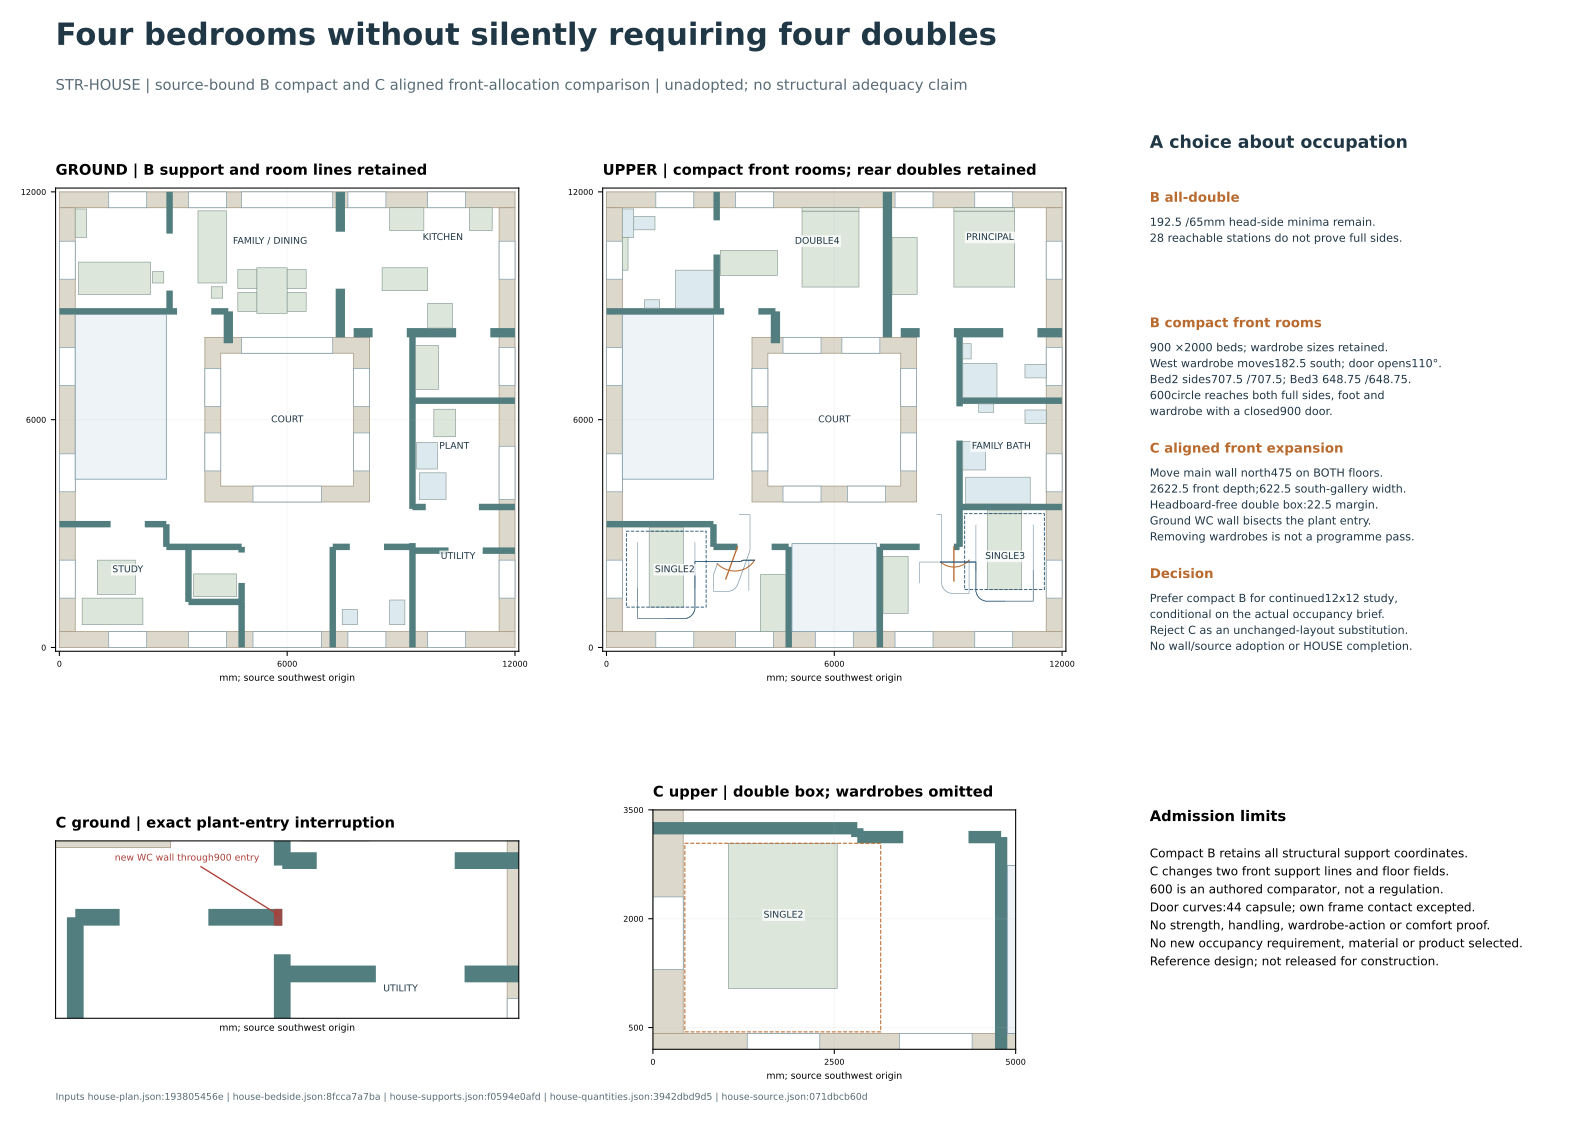

Source code (Python):
"""Source-bound compact-bedroom versus aligned front-allocation comparison.
No geometry adoption, occupancy brief, member capacity or human-use approval.
--check compares deterministic JSON/SVG; --preview writes disposable PNG.
"""
from pathlib import Path
from collections import deque
import copy, hashlib, io, json, math, os, sys, tempfile
os.environ.setdefault('MPLCONFIGDIR', '/tmp/str-bedroom-mpl')
import numpy as np
import matplotlib
matplotlib.use('Agg')
import matplotlib.pyplot as plt
from matplotlib.patches import Rectangle, Polygon
OUT=Path(__file__).resolve().parent
NAMES=['house-plan.json','house-bedside.json','house-supports.json','house-quantities.json','house-source.json']
raw={n:(OUT/n).read_bytes() for n in NAMES}
b=json.loads(raw['house-plan.json'])
E=417.5; R=300.; STEP=10.

def wall_rects(walls):
 out=[]
 for w in walls:
  x,y=w['a'];xx,yy=w['b'];hor=y==yy;lo=x if hor else y;hi=xx if hor else yy;at=y if hor else x
  cuts=sorted({lo,hi,*[v for ab in w['holes'] for v in ab if lo<v<hi]})
  for a,z in zip(cuts,cuts[1:]):
   if z<=a or any(a>=i and z<=j for i,j in w['holes']):continue
   out.append((w['id'],[a,at-w['t']/2,z-a,w['t']] if hor else [at-w['t']/2,a,w['t'],z-a]))
 return out

def clearance(p, rect):
 x,y,w,h=rect; px,py=p
 return math.hypot(max(x-px,px-x-w,0),max(y-py,py-y-h,0))

def segment_clear(a,z,obs,r=R):
 # Exact for axis-aligned retained segments: distance between their rectangle and each obstacle.
 assert a[0]==z[0] or a[1]==z[1]
 if min(*a,*z)<E+r or max(*a,*z)>12000-E-r:return False
 for _,(x,y,w,h) in obs:
  dx=max(x-max(a[0],z[0]),min(a[0],z[0])-x-w,0)
  dy=max(y-max(a[1],z[1]),min(a[1],z[1])-y-h,0)
  if dx*dx+dy*dy<r*r-1e-7:return False
 return True

def route(start, target, obs):
 # Full axis-segment predicates, not just free endpoints.
 xs=np.arange(700.,11310.,STEP);ys=np.arange(700.,3831.,STEP)
 X,Y=np.meshgrid(xs,ys)
 def good(x1,y1,x2,y2):
  ok=(np.minimum(x1,x2)>=E+R)&(np.minimum(y1,y2)>=E+R)&(np.maximum(x1,x2)<=12000-E-R)&(np.maximum(y1,y2)<=12000-E-R)
  for _,(x,y,w,h) in obs:
   dx=np.maximum(np.maximum(x-np.maximum(x1,x2),np.minimum(x1,x2)-x-w),0)
   dy=np.maximum(np.maximum(y-np.maximum(y1,y2),np.minimum(y1,y2)-y-h),0)
   ok &= dx*dx+dy*dy>=R*R-1e-7
  return ok
 nodes=good(X,Y,X,Y);right=good(X[:,:-1],Y[:,:-1],X[:,1:],Y[:,1:]);up=good(X[:-1,:],Y[:-1,:],X[1:,:],Y[1:,:])
 def connect(p):
  candidates=[]
  for r in range(max(0,int((p[1]-700)/STEP)-3),min(len(ys),int((p[1]-700)/STEP)+5)):
   for c in range(max(0,int((p[0]-700)/STEP)-3),min(len(xs),int((p[0]-700)/STEP)+5)):
    if not nodes[r,c]:continue
    q=[float(xs[c]),float(ys[r])]
    for mid in [[p[0],q[1]],[q[0],p[1]]]:
     if segment_clear(p,mid,obs) and segment_clear(mid,q,obs):candidates.append((math.dist(p,q),(r,c),[p,mid,q]));break
  assert candidates,('invalid route endpoint',p)
  return min(candidates,key=lambda v:v[0])[1:]
 a,ap=connect(start);z,zp=connect(target);prev={a:None};q=deque([a])
 while q and z not in prev:
  r,c=q.popleft();ns=[]
  if c+1<len(xs) and right[r,c]:ns.append((r,c+1))
  if c and right[r,c-1]:ns.append((r,c-1))
  if r+1<len(ys) and up[r,c]:ns.append((r+1,c))
  if r and up[r-1,c]:ns.append((r-1,c))
  for n in ns:
   if n not in prev:prev[n]=(r,c);q.append(n)
 assert z in prev,('route not found',start,target)
 chain=[];n=z
 while n is not None:chain.append([float(xs[n[1]]),float(ys[n[0]])]);n=prev[n]
 path=ap+list(reversed(chain))+list(reversed(zp))
 simple=[]
 for p in path:
  if simple and p==simple[-1]:continue
  if len(simple)>=2 and (simple[-2][0]==simple[-1][0]==p[0] or simple[-2][1]==simple[-1][1]==p[1]):simple[-1]=p
  else:simple.append(p)
 assert all(segment_clear(a,z,obs) for a,z in zip(simple,simple[1:]))
 return simple

compact=copy.deepcopy(b)
compact['first_objects']['bed2']=[1125,1062.5,900,2000]
compact['first_objects']['bed2-head']=[1125,3062.5,900,100]
compact['first_objects']['bed2-wardrobe']=[4055,417.5,660,1500]
compact['first_objects']['bed3']=[10033.75,1525,900,2000]
compact['first_objects']['bed3-head']=[10033.75,3525,900,90]

# Explicit C: aligned front walls north475, not a shell change.
c=copy.deepcopy(b)
for lev,ids in [('first_walls',['bed2-east','bed2-north-main','bed2-L-return','bed3-west','bed3-north-main','wet-spine']),('ground_walls',['cloak-east','cloak-west','study-cloak-north','study-L-return','wc-west','wc-north'])]:
 for w in c[lev]:
  if w['id'] not in ids:continue
  w['a']=[v+475 if i==1 and v==2650 else v for i,v in enumerate(w['a'])]
  w['b']=[v+475 if i==1 and v==2650 else v for i,v in enumerate(w['b'])]
c['first_objects']['bed2']=[1040,1040,1500,2000]
c['first_objects'].pop('bed2-head')
c['first_objects']['bed3']=[8300,1040,1500,2000]
c['first_objects'].pop('bed3-head')
# C removes/repositions wardrobes to test a best-case bed envelope; no retained wardrobe pass.
c['first_objects'].pop('bed2-wardrobe');c['first_objects'].pop('bed3-wardrobe')

obs=wall_rects(compact['first_walls'])+[('court',[3832.5,3832.5,4335,4335]),('stair',b['stair']),('void',b['void'])]+list(compact['first_objects'].items())

# Conservative rotating capsule for the44mm leaf. Own host/frame contact is intentional.
def point_segment(p,a,z):
 v=np.array(z)-a;u=np.array(p)-a;t=max(0,min(1,float(np.dot(u,v)/np.dot(v,v))))
 return float(np.linalg.norm(np.array(p)-(np.array(a)+t*v)))
def segseg(a,z,p,q):
 def cross(u,v):return u[0]*v[1]-u[1]*v[0]
 v=np.array(z)-a;w=np.array(q)-p;d=cross(v,w)
 if abs(d)>1e-9:
  t=cross(np.array(p)-a,w)/d;u=cross(np.array(p)-a,v)/d
  if 0<=t<=1 and 0<=u<=1:return 0.
 return min(point_segment(a,p,q),point_segment(z,p,q),point_segment(p,a,z),point_segment(q,a,z))
def segrect(a,z,rect):
 x,y,w,h=rect
 if x<=a[0]<=x+w and y<=a[1]<=y+h:return 0.
 if x<=z[0]<=x+w and y<=z[1]<=y+h:return 0.
 ps=[[x,y],[x+w,y],[x+w,y+h],[x,y+h]]
 return min(segseg(a,z,p,q) for p,q in zip(ps,ps[1:]+ps[:1]))

doors={}
for room,hinge,sgn,vec in [('bed2',[3450.,2650.],-1,[600.,-350.]),('bed3',[9150.,2650.],1,[-350.,-400.])]:
 sign=1 if room=='bed2' else -1
 host=room+'-north-main';dt=math.pi/3600
 samples=[];bodymargin=leafmargin=float('inf');reach=[]
 total=2200 if room=='bed2' else 1800
 for k in range(total+1):
  t=sgn*k*dt;co,si=math.cos(t),math.sin(t)
  rot=lambda v:[hinge[0]+co*v[0]-si*v[1],hinge[1]+si*v[0]+co*v[1]]
  moving_vec=[450+150*k/total,-350] if room=='bed2' else vec
  body=rot(moving_vec);tip=rot([sign*900,0]);handle=rot([sign*820,-100])
  bm=min([clearance(body,r)-300 for _,r in obs]+[body[0]-E-300,12000-E-body[0]-300,body[1]-E-300])
  lm=min(segrect(hinge,tip,r)-22 for name,r in obs if name!=host)
  # Leaf/body distance is rotationally invariant; handle disk radius100 is disclosed separately.
  bm=min(bm,point_segment(body,hinge,tip)-322)
  
  if bm<bodymargin:
   worst=(k,body,sorted([(clearance(body,r)-300,name) for name,r in obs])[:2])
  bodymargin=min(bodymargin,bm);leafmargin=min(leafmargin,lm)
  reach.append(math.dist(body,handle))
  if k%100==0:samples.append({'angle':k*.05,'body':body,'tip':tip})
 # Every point moves no faster than its hinge radius; half-step gives continuous clearance lower bound.
 body_speed=math.hypot(*vec)+(150/(total*dt) if room=='bed2' else 0)
 bodybound=bodymargin-body_speed*dt/2
 leafbound=leafmargin-900*dt/2
 assert bodybound>0,(room,'body',bodybound,worst)
 assert leafbound>0,(room,'leaf',leafbound)
 assert max(reach)<600
 closed=samples[0]['body'];opened=samples[-1]['body']
 # At cardinal angles leaf capsule fits conservative22mm axis box.
 oprect=[hinge[0]-22,1750,44,900]
 tip=samples[-1]['tip'];leafrects=[]
 for j in range(30):
  a=[hinge[i]+(tip[i]-hinge[i])*j/30 for i in [0,1]];z=[hinge[i]+(tip[i]-hinge[i])*(j+1)/30 for i in [0,1]]
  leafrects.append((room+'-open-leaf',[min(a[0],z[0])-22,min(a[1],z[1])-22,abs(a[0]-z[0])+44,abs(a[1]-z[1])+44]))
 clrect=[min(hinge[0],hinge[0]+sign*900),2628,900,44]
 openobs=obs+leafrects
 closedobs=obs+[(room+'-closed-leaf',clrect)]
 x,y,w,h=compact['first_objects'][room]
 targets={'left-lower':[x-300,y+500],'left-head':[x-300,y+1700],'right-lower':[x+w+300,y+500],'right-head':[x+w+300,y+1700],'foot':[x+w/2,y-300]}
 targets['wardrobe']=[3750,1500] if room=='bed2' else [8250,1700]
 paths={'hall_to_open_body':route([3500,3500] if room=='bed2' else [8700,3500],opened,openobs)}
 for name,target in targets.items():paths['closed_'+name]=route(closed,target,closedobs)
 doors[room]={'hinge':hinge,'rotation_degrees':sgn*total*.05,'leaf_length':900,'capsule_radius':22,'body_radius':300,'body_hinge_vector_closed':[450,-350] if room=='bed2' else vec,'body_vector_rule':'Bed2 first coordinate increases linearly450 to600 over110degrees; Bed3 vector constant','handle_vector_closed':[sign*820,-100],'handle_reach':max(reach),'handle_disk_radius':100,'body_continuous_clearance_lower_bound':bodybound,'leaf_fixed_clearance_lower_bound':leafbound,'angle_step_degrees':.05,'samples':samples,'paths':paths,'sequence':'Enter with leaf open; reach body witness; follow reversible coupled curve to closed state; reach closed-room side/head/foot and wardrobe stations; reverse to reopen and exit.'}

# Full-length side-strip bounds under all finite wall/furniture transitions.
sides={}
for room in ['bed2','bed3']:
 x,y,w,h=compact['first_objects'][room];cuts=sorted({y,y+h,*[v for name,r in obs if name!=room for v in [r[1],r[1]+r[3]] if y<v<y+h]})
 rows=[]
 for a,z in zip(cuts,cuts[1:]):
  mid=(a+z)/2;left=E;right=12000-E
  for name,(xx,yy,ww,hh) in obs:
   if name==room or not yy<mid<yy+hh:continue
   if xx+ww<=x:left=max(left,xx+ww)
   elif xx>=x+w:right=min(right,xx)
   else:raise AssertionError(('bed overlap',room,name))
  rows.append({'y':[a,z],'left':x-left,'right':right-x-w})
 sides[room]={'bed':compact['first_objects'][room],'sections':rows,'minimum_left':min(r['left'] for r in rows),'minimum_right':min(r['right'] for r in rows)}
 assert sides[room]['minimum_left']>=600 and sides[room]['minimum_right']>=600

# C paired support line creates an exact plant-entry collision, not just a route-search failure.
cross=[9215,3040,85,170] # north WC wall end at service-spine aperture
assert 2750<3040 and 3210<3650
result={'status':'Unadopted comparison; HOUSE remains open. Compact front rooms are a conditional4-bedroom programme, not4double bedrooms.','source_sha256':{n:hashlib.sha256(v).hexdigest() for n,v in raw.items()},'basis_head':'7c0e2c50','unchanged':['12x12shell','3500court','all B wall/support/opening coordinates in compact option','stair','void','riser/cabinet','rear double beds','wardrobe dimensions and Bed3 wardrobe position'],'compact_changes':{k:compact['first_objects'][k] for k in ['bed2','bed2-head','bed2-wardrobe','bed3','bed3-head']},'compact_full_length_sides':sides,'front_door_operations':doors,'front_reallocation_C':{'north_shift':475,'new_main_wall_axis':3125,'main_finished_depth':2622.5,'south_gallery_clear':622.5,'double_task_envelope':[2700,2600],'nominal_remaining_depth':22.5,'lower_mirroring_required':True,'plant_entry_original_interval':[2750,3650],'new_ground_WC_wall_faces':[3040,3210],'plant_entry_divided_clear_intervals':[290,440],'plant_entry_collision_rectangle':cross,'wardrobes_retained':False,'verdict':'Reject as a complete substitution: aligned ground wall bisects plant entry; moving upper only introduces475 sideways transfer; double-box fit removes wardrobes and leaves22.5 depth and circulation margins.'},'claim_limits':['600circle/600reach and900single/1500double beds are authored comparisons; household programme and comfort brief unconfirmed.','Rotating leaf uses conservative44capsule; intended own host/frame contact excluded. Handles are reach points/disk comparison, not limbs/strength/hardware.','Side/head/foot strips and closed-room routes are geometric witnesses; no wardrobe door opening, bed-making, furniture delivery, assistance or statutory compliance proof.','No roof/floor/member/arch/foundation capacity is selected. Existing joined support/section enquiries still require actual compatible junctions.']}

# One paired whole-house sheet and focused C inset: all geometry read from source records.
plt.rcParams.update({'font.family':'DejaVu Sans','svg.hashsalt':'house-bedroom-options','font.size':8})
fig=plt.figure(figsize=(16.54,11.69),facecolor='white')
gs=fig.add_gridspec(2,3,width_ratios=[1,1,.86],height_ratios=[1,.42],left=.035,right=.975,top=.88,bottom=.065,wspace=.19,hspace=.26)
col={'wall':'#537e80','object':'#dce6da','red':'#aa3e38','blue':'#305a78','amber':'#b96a2e'}
def draw(ax,data,level,title,front=False):
 ax.set_aspect('equal');ax.set_title(title,loc='left',fontweight='bold',fontsize=11,pad=10)
 for r in [(0,0,12000,E),(0,12000-E,12000,E),(0,E,E,12000-2*E),(12000-E,E,E,12000-2*E),(3832.5,3832.5,4335,4335)]:ax.add_patch(Rectangle(r[:2],*r[2:],facecolor='#ddd8cc',edgecolor='#a79b85',lw=.6))
 ax.add_patch(Rectangle((4250,4250),3500,3500,facecolor='white',edgecolor='#a79b85',lw=.6))
 source=json.loads(raw['house-source.json'])
 changes={o['id']:o for o in data['opening_changes'] if o['level']==('FIRST' if level=='first' else 'GROUND')}
 for o in source['sourceInventory']['openings']['FIRST' if level=='first' else 'GROUND']:
  wall=o['wall']
  if not wall.startswith(('outer-','court-')):continue
  lo,hi=changes[o['id']]['comparison_interval'] if o['id'] in changes else (o['centre']-o['width']/2,o['centre']+o['width']/2)
  if wall=='outer-south':r=[lo,0,hi-lo,E]
  elif wall=='outer-north':r=[lo,12000-E,hi-lo,E]
  elif wall=='outer-west':r=[0,lo,E,hi-lo]
  elif wall=='outer-east':r=[12000-E,lo,E,hi-lo]
  elif wall=='court-south':r=[lo,3832.5,hi-lo,E]
  elif wall=='court-north':r=[lo,7750,hi-lo,E]
  elif wall=='court-west':r=[3832.5,lo,E,hi-lo]
  else:r=[7750,lo,E,hi-lo]
  ax.add_patch(Rectangle(r[:2],*r[2:],facecolor='white',edgecolor='#7a99a8',lw=.5))
 for name,r in wall_rects(data[level+'_walls']):ax.add_patch(Rectangle(r[:2],*r[2:],facecolor=col['wall'],edgecolor='none'))
 objs=data['first_objects' if level=='first' else 'ground_objects']
 for name,r in objs.items():ax.add_patch(Rectangle(r[:2],*r[2:],facecolor='#dce9ef' if any(s in name for s in ['WC','bath','basin','shower','cabinet','water','riser']) else col['object'],edgecolor='#80948d',lw=.45))
 for name in ['stair','void'] if level=='first' else ['stair']:
  r=data[name];ax.add_patch(Rectangle(r[:2],*r[2:],facecolor='#edf3f6',edgecolor='#7a99a8',lw=.6))
 if level=='first' and data is compact:
  for room,dd in doors.items():
   h=dd['hinge'];sgn=1 if room=='bed2' else -1
   tip=dd['samples'][-1]['tip'];ax.plot([h[0],tip[0]],[h[1],tip[1]],color=col['amber'],lw=1)
   ax.plot([s['body'][0] for s in dd['samples']],[s['body'][1] for s in dd['samples']],color=col['amber'],lw=.8)
   for path in dd['paths'].values():ax.plot(*zip(*path),color=col['blue'],lw=.45,alpha=.65)
   x,y,w,h=objs[room];ax.add_patch(Rectangle((x-600,y),w+1200,h,fill=False,edgecolor=col['blue'],linestyle='--',lw=.7))
 for x,y,s in [(1800,2050,'STUDY' if level=='ground' else 'SINGLE2'),(10500,2400,'UTILITY' if level=='ground' else 'SINGLE3'),(5550,10700,'FAMILY / DINING' if level=='ground' else 'DOUBLE4'),(10100,10800,'KITCHEN' if level=='ground' else 'PRINCIPAL'),(6000,6000,'COURT'),(10400,5300,'PLANT' if level=='ground' else 'FAMILY BATH')]:ax.text(x,y,s,ha='center',va='center',fontsize=7,color='#203746',bbox=dict(facecolor='white',edgecolor='none',alpha=.75,pad=1),clip_on=True)
 ax.set_xlim(-100,12100);ax.set_ylim(-100,12100);ax.set_xticks([0,6000,12000]);ax.set_yticks([0,6000,12000]);ax.tick_params(labelsize=6);ax.grid(alpha=.12);ax.set_xlabel('mm; source southwest origin',fontsize=7)
 if front:ax.set_xlim(7000,11700);ax.set_ylim(2100,3900)

draw(fig.add_subplot(gs[0,0]),compact,'ground','GROUND | B support and room lines retained')
draw(fig.add_subplot(gs[0,1]),compact,'first','UPPER | compact front rooms; rear doubles retained')
a=fig.add_subplot(gs[0,2]);a.axis('off')
a.text(0,1,'A choice about occupation',fontsize=13,fontweight='bold',va='top',color='#203746')
notes=[('B all-double','192.5 /65mm head-side minima remain.\n28 reachable stations do not prove full sides.'),('B compact front rooms','900 ×2000 beds; wardrobe sizes retained.\nWest wardrobe moves182.5 south; door opens110°. \nBed2 sides707.5 /707.5; Bed3 648.75 /648.75.\n600circle reaches both full sides, foot and\nwardrobe with a closed900 door.'),('C aligned front expansion','Move main wall north475 on BOTH floors.\n2622.5 front depth;622.5 south-gallery width.\nHeadboard-free double box:22.5 margin.\nGround WC wall bisects the plant entry.\nRemoving wardrobes is not a programme pass.'),('Decision','Prefer compact B for continued12x12 study,\nconditional on the actual occupancy brief.\nReject C as an unchanged-layout substitution.\nNo wall/source adoption or HOUSE completion.')]
y=.9
for title,body in notes:
 a.text(0,y,title,fontsize=10,fontweight='bold',va='top',color=col['amber']);a.text(0,y-.045,body,fontsize=8.4,va='top',linespacing=1.6,color='#203746');y-=.22

ax=fig.add_subplot(gs[1,0]);draw(ax,c,'ground','C ground | exact plant-entry interruption',True)
ax.add_patch(Rectangle(cross[:2],*cross[2:],facecolor=col['red'],alpha=.8));ax.annotate('new WC wall through900 entry',xy=(9300,3125),xytext=(7600,3700),arrowprops=dict(arrowstyle='->',color=col['red']),color=col['red'],fontsize=7)
ax=fig.add_subplot(gs[1,1]);draw(ax,c,'first','C upper | double box; wardrobes omitted')
ax.set_xlim(0,5000);ax.set_ylim(200,3500)
ax.add_patch(Rectangle((440,440),2700,2600,fill=False,edgecolor=col['amber'],linestyle='--',lw=.8))
ax.set_xticks([0,2500,5000]);ax.set_yticks([500,2000,3500])
ax=fig.add_subplot(gs[1,2]);ax.axis('off')
ax.text(0,1,'Admission limits',fontsize=11,fontweight='bold',va='top')
ax.text(0,.84,'Compact B retains all structural support coordinates.\nC changes two front support lines and floor fields.\n600 is an authored comparator, not a regulation.\nDoor curves:44 capsule; own frame contact excepted.\nNo strength, handling, wardrobe-action or comfort proof.\nNo new occupancy requirement, material or product selected.\nReference design; not released for construction.',va='top',fontsize=9,linespacing=1.7)
fig.text(.035,.96,'Four bedrooms without silently requiring four doubles',fontsize=23,fontweight='bold',color='#203746')
fig.text(.035,.92,'STR-HOUSE | source-bound B compact and C aligned front-allocation comparison | unadopted; no structural adequacy claim',fontsize=11,color='#586b75')
fig.text(.035,.02,'Inputs '+ ' | '.join(n+':'+hashlib.sha256(v).hexdigest()[:10] for n,v in raw.items()),fontsize=7,color='#586b75')
buffer=io.StringIO();fig.savefig(buffer,format='svg',metadata={'Date':'2026-11-01'});svg=buffer.getvalue()
def emit(name,value):
 p=OUT/name
 if '--check' in sys.argv:
  assert p.read_text()==value,'STALE '+str(p)
 else:p.write_text(value)
emit('house-bedroom-options.json',json.dumps(result,indent=2)+'\n')
emit('house-bedroom-options.svg',svg)
if '--preview' in sys.argv:fig.savefig('/tmp/house-bedroom-options.png',dpi=160)
print(json.dumps({'sides':sides,'door_bounds':{k:{n:v[n] for n in ['body_continuous_clearance_lower_bound','leaf_fixed_clearance_lower_bound','handle_reach']} for k,v in doors.items()},'paths':sum(len(v['paths']) for v in doors.values())},indent=2))
